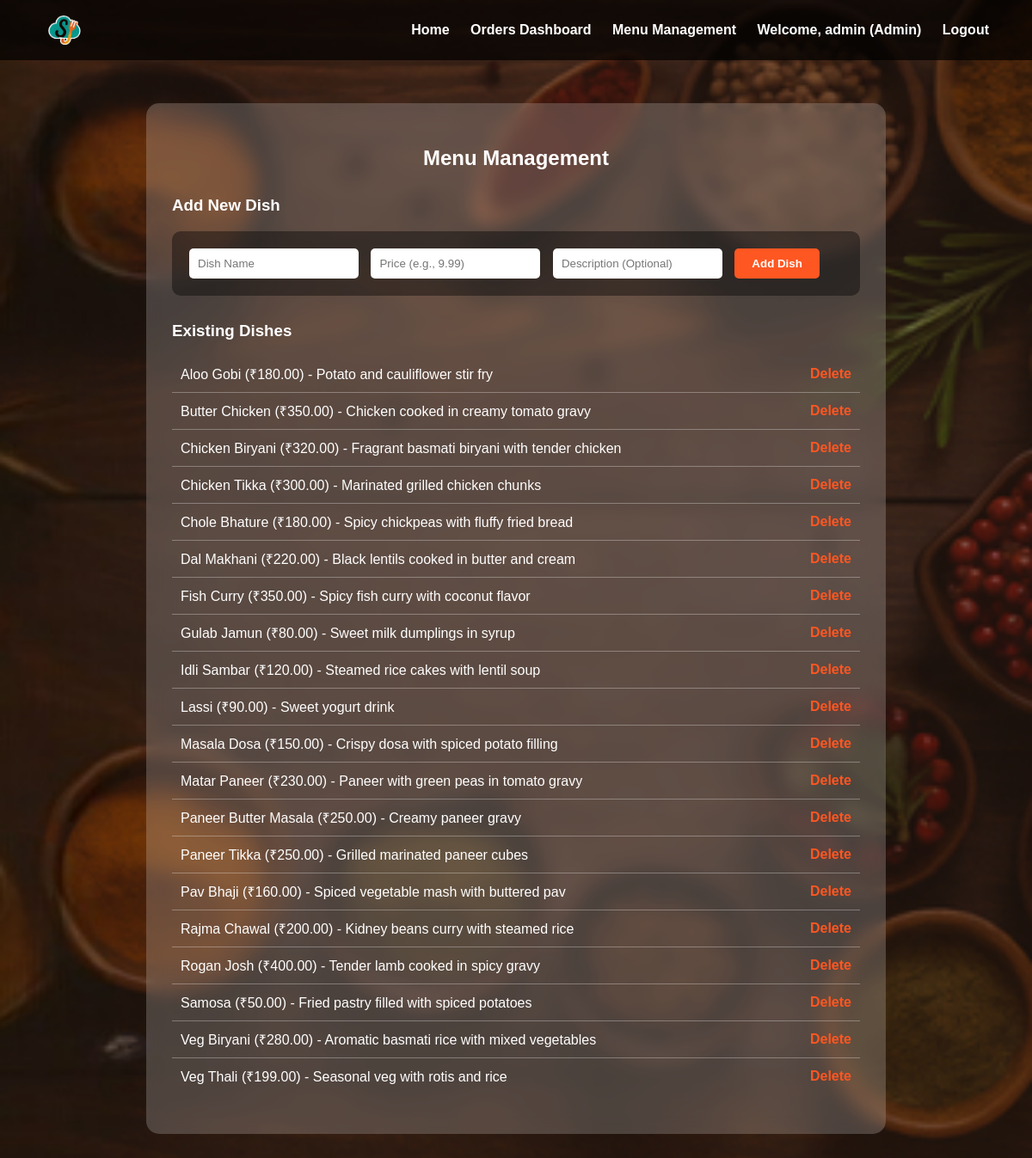
/admin/menu (signed in), run on the app's committed database.
### tables this page shows
CREATE TABLE dishes (
                    id INTEGER PRIMARY KEY AUTOINCREMENT,
                    name TEXT NOT NULL,
                    description TEXT,
                    price REAL NOT NULL,
                    image TEXT NOT NULL
                );

### app.py (the view, shortened to what this page needs)
@app.route("/admin/menu", methods=["GET", "POST"])
def admin_menu():
    if not has_role('admin'):
        flash("Admin access required.", "error")
        return redirect(url_for("login"))
    conn = get_db_connection()
    c = conn.cursor()
    c.execute("SELECT * FROM dishes ORDER BY name")
    dishes = c.fetchall()
    conn.close()
    return render_template("admin_menu.html",
        dishes=dishes,
        username=session.get("username"),
        role=session.get("role")
    )

### app.py (called while the page is built)
def get_db_connection():
    conn = sqlite3.connect(DB_NAME)
    conn.row_factory = sqlite3.Row
    return conn

def has_role(required_role):
    return session.get('role') == required_role

### templates/admin_menu.html (shortened to what this page needs)
<!DOCTYPE html>
<html lang="en">
<head>
</head>
<body>
    <nav>
        <img src="{{ url_for('static', filename='images/logo.png') }}" alt="Logo">
        <div>
            <a href="{{ url_for('home') }}">Home</a>
            <a href="{{ url_for('admin_dashboard') }}">Orders Dashboard</a>
            <a href="{{ url_for('admin_menu') }}">Menu Management</a>
            <span>Welcome, {{ username }} (Admin)</span>
            <a href="{{ url_for('logout') }}">Logout</a>
        </div>
    </nav>
    <div class="container">
        <h2>Menu Management</h2>
        <h3>Add New Dish</h3>
        <form method="post" action="{{ url_for('admin_menu') }}">
            <input name="name" placeholder="Dish Name" required>
            <input name="price" placeholder="Price (e.g., 9.99)" required type="number" step="0.01" min="0.01">
            <input name="description" placeholder="Description (Optional)">
            <button class="btn" type="submit">Add Dish</button>
        </form>
        <h3>Existing Dishes</h3>
        {% if dishes %}
        <ul>
            {% for dish in dishes %}
                <li>
                    <span>{{ dish.name }} (₹{{ '%.2f'|format(dish.price) }}) - {{ dish.description }}</span>
                    <a href="{{ url_for('admin_delete_dish', dish_id=dish.id) }}" class="delete-link">Delete</a>
                </li>
            {% endfor %}
        </ul>
        {% else %}
        <p>No dishes are currently listed.</p>
        {% endif %}
    </div>
</body>
</html>

### data on the page
dishes: name "Aloo Gobi", price "180.00", description "Potato and cauliflower stir fry"
dishes: name "Butter Chicken", price "350.00", description "Chicken cooked in creamy tomato gravy"
dishes: name "Chicken Biryani", price "320.00", description "Fragrant basmati biryani with tender chicken"
dishes: name "Chicken Tikka", price "300.00", description "Marinated grilled chicken chunks"
dishes: name "Chole Bhature", price "180.00", description "Spicy chickpeas with fluffy fried bread"
dishes: name "Dal Makhani", price "220.00", description "Black lentils cooked in butter and cream"
dishes: name "Fish Curry", price "350.00", description "Spicy fish curry with coconut flavor"
dishes: name "Gulab Jamun", price "80.00", description "Sweet milk dumplings in syrup"
dishes: name "Idli Sambar", price "120.00", description "Steamed rice cakes with lentil soup"
dishes: name "Lassi", price "90.00", description "Sweet yogurt drink"
dishes: name "Masala Dosa", price "150.00", description "Crispy dosa with spiced potato filling"
dishes: name "Matar Paneer", price "230.00", description "Paneer with green peas in tomato gravy"
dishes: name "Paneer Butter Masala", price "250.00", description "Creamy paneer gravy"
dishes: name "Paneer Tikka", price "250.00", description "Grilled marinated paneer cubes"
dishes: name "Pav Bhaji", price "160.00", description "Spiced vegetable mash with buttered pav"
dishes: name "Rajma Chawal", price "200.00", description "Kidney beans curry with steamed rice"
dishes: name "Rogan Josh", price "400.00", description "Tender lamb cooked in spicy gravy"
dishes: name "Samosa", price "50.00", description "Fried pastry filled with spiced potatoes"
dishes: name "Veg Biryani", price "280.00", description "Aromatic basmati rice with mixed vegetables"
dishes: name "Veg Thali", price "199.00", description "Seasonal veg with rotis and rice"

### other printed values
{{ username }} "admin"
